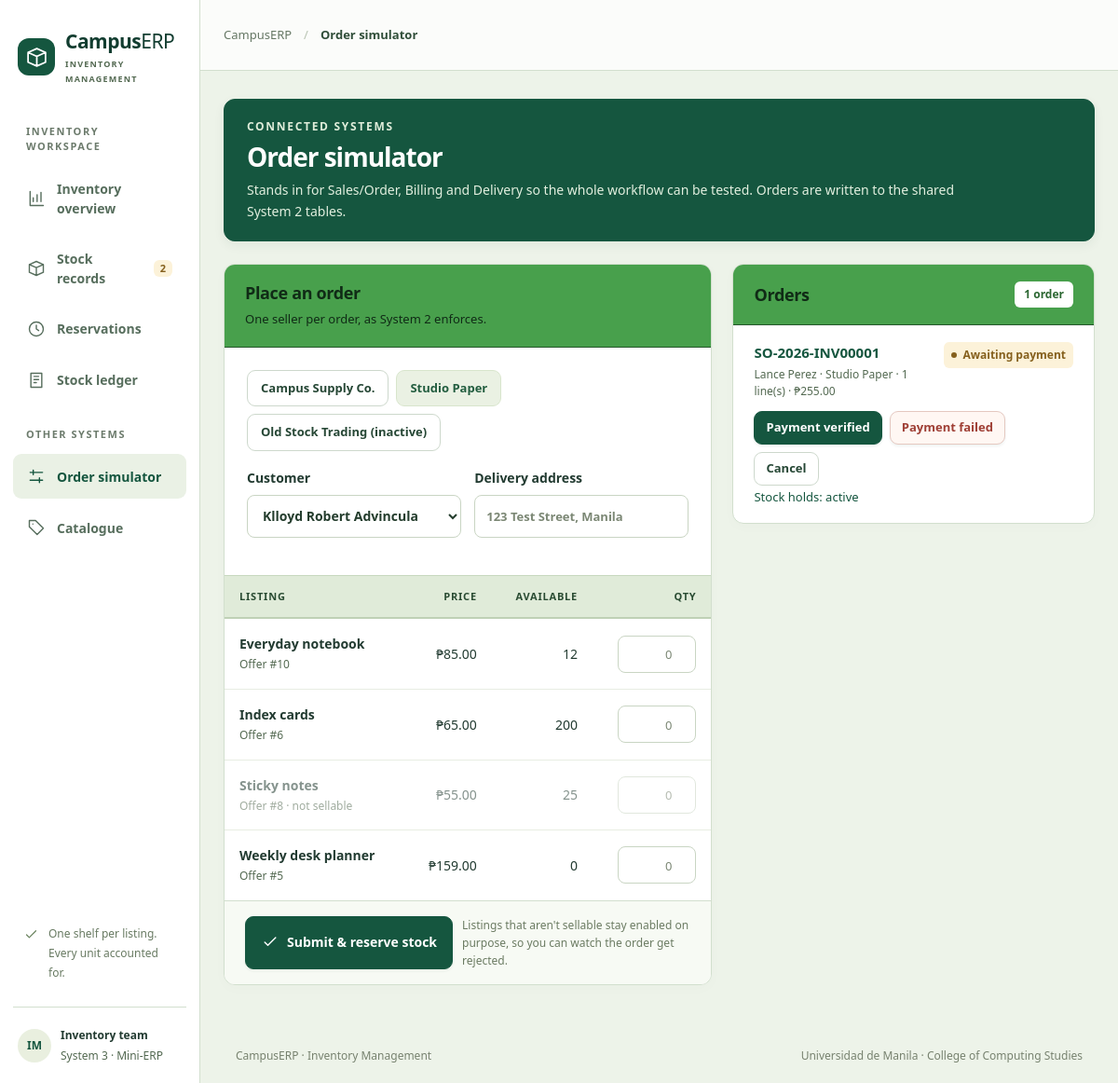
Page /?page=orders&seller=2 on the committed database.
### tables this page shows
CREATE TABLE seller (
  seller_id     INT NOT NULL AUTO_INCREMENT,
  seller_name   VARCHAR(150) NOT NULL,
  contact_email VARCHAR(255) NOT NULL,
  seller_status VARCHAR(20) NOT NULL DEFAULT 'active',
  PRIMARY KEY (seller_id),
  UNIQUE KEY uq_seller_email (contact_email),
  CONSTRAINT chk_seller_status CHECK (seller_status IN ('active','inactive'))
);

CREATE TABLE inventory (
    inventory_id      INT      NOT NULL AUTO_INCREMENT,
    offer_id          INT      NOT NULL,
    seller_id         INT      NOT NULL,
    quantity_on_hand  INT      NOT NULL DEFAULT 0,
    quantity_reserved INT      NOT NULL DEFAULT 0,
    reorder_level     INT      NOT NULL DEFAULT 0,
    created_at        DATETIME NOT NULL DEFAULT CURRENT_TIMESTAMP,
    updated_at        DATETIME NOT NULL DEFAULT CURRENT_TIMESTAMP ON UPDATE CURRENT_TIMESTAMP,
    PRIMARY KEY (inventory_id),
    UNIQUE KEY uq_inventory_offer (offer_id),
     
    CONSTRAINT fk_inventory_offer FOREIGN KEY (offer_id, seller_id)
        REFERENCES seller_offer (offer_id, seller_id),
    CONSTRAINT chk_inventory_on_hand  CHECK (quantity_on_hand >= 0),
    CONSTRAINT chk_inventory_reserved CHECK (quantity_reserved >= 0 AND quantity_reserved <= quantity_on_hand),
    CONSTRAINT chk_inventory_reorder  CHECK (reorder_level >= 0)
);

CREATE TABLE sales_order (
  order_id             INT NOT NULL AUTO_INCREMENT,
  order_number         VARCHAR(30) NOT NULL,
  customer_id          INT NOT NULL,
  seller_id            INT NOT NULL,
  submission_reference VARCHAR(100),
  order_date           DATETIME,
  order_status         VARCHAR(30) NOT NULL DEFAULT 'draft',
  order_total          DECIMAL(12,2) NOT NULL DEFAULT 0,
  recipient_name       VARCHAR(150),
  recipient_contact    VARCHAR(30),
  requested_delivery_address TEXT,
  cancellation_reason  TEXT,
  created_at           DATETIME NOT NULL DEFAULT CURRENT_TIMESTAMP,
  updated_at           DATETIME NOT NULL DEFAULT CURRENT_TIMESTAMP ON UPDATE CURRENT_TIMESTAMP,
  PRIMARY KEY (order_id),
  UNIQUE KEY uq_order_number (order_number),
  UNIQUE KEY uq_submission_reference (submission_reference),   
  UNIQUE KEY uq_order_id_seller (order_id, seller_id),
  CONSTRAINT fk_order_customer FOREIGN KEY (customer_id) REFERENCES customer (customer_id),
  CONSTRAINT fk_order_seller   FOREIGN KEY (seller_id)   REFERENCES seller (seller_id),
  CONSTRAINT chk_order_status CHECK (order_status IN ('draft','pending_stock','awaiting_payment',
    'confirmed','fulfilling','completed','cancellation_pending','cancelled')),
  CONSTRAINT chk_order_total CHECK (order_total >= 0),
  CONSTRAINT chk_submitted_complete CHECK (
    order_status IN ('draft','cancelled') OR (
      order_date IS NOT NULL AND recipient_name IS NOT NULL AND
      recipient_contact IS NOT NULL AND requested_delivery_address IS NOT NULL))
);

CREATE TABLE customer (
  customer_id    INT NOT NULL AUTO_INCREMENT,
  customer_name  VARCHAR(150) NOT NULL,
  email          VARCHAR(255),
  contact_number VARCHAR(30) NOT NULL,
  created_at     DATETIME NOT NULL DEFAULT CURRENT_TIMESTAMP,
  PRIMARY KEY (customer_id)
);

### index.php (called while the page is built, shortened)
<?php
require __DIR__ . '/src/bootstrap.php';
require __DIR__ . '/views/layout.php';

### src/bootstrap.php (called while the page is built, shortened)
<?php
require_once __DIR__ . '/InventoryService.php';
require_once __DIR__ . '/helpers.php';
$config = require __DIR__ . '/../config.php';
function db_connect(array $c, bool $withDatabase = true): PDO
{
    $dsn = "mysql:host={$c['host']};port={$c['port']};charset=utf8mb4";
    if ($withDatabase) {
        $dsn .= ";dbname={$c['name']}";
    }
    return new PDO($dsn, $c['user'], $c['pass'], [
        PDO::ATTR_ERRMODE            => PDO::ERRMODE_EXCEPTION,
        PDO::ATTR_DEFAULT_FETCH_MODE => PDO::FETCH_ASSOC,
        PDO::ATTR_EMULATE_PREPARES   => false,
    ]);
}
try {
    $db = db_connect($config['db']);
} catch (PDOException $e) {
    http_response_code(500);
    $msg = 'Cannot connect to the database "' . $config['db']['name'] . '". '
         . 'Check config.php and run database/install.php (or import schema.sql + seed.sql). '
         . 'Details: ' . $e->getMessage();
    if (PHP_SAPI === 'cli' || str_ends_with($_SERVER['SCRIPT_NAME'] ?? '', 'api.php')) {
        header('Content-Type: application/json');
        exit(json_encode(['success' => false, 'error' => $msg]));
    }
    exit('<pre style="font:14px system-ui;padding:24px;white-space:pre-wrap">' . htmlspecialchars($msg) . '</pre>');
}
$inventory = new InventoryService($db);

### src/InventoryService.php (called while the page is built, shortened)
<?php
class InventoryService
{
    public function stock(array $f = []): array
    {
        [$where, $params] = $this->filters($f, [
            'inventory_id' => 'inventory_id = ?',
            'offer_id'     => 'offer_id = ?',
            'seller_id'    => 'seller_id = ?',
            'product_id'   => 'product_id = ?',
            'status'       => 'stock_status = ?',
        ]);
        if (!empty($f['alerts'])) {
            $where[] = "stock_status IN ('low_stock', 'out_of_stock')";
        }
        $sql = 'SELECT * FROM v_inventory_stock' . ($where ? ' WHERE ' . implode(' AND ', $where) : '')
             . ' ORDER BY ' . (!empty($f['alerts']) ? 'quantity_available, ' : '') . 'product_name, seller_name';
        return $this->fetchAll($sql, $params);
    }
    public function lowStock(): array
    {
        return $this->stock(['alerts' => true]);
    }
    private function filters(array $f, array $map): array
    {
        $where = $params = [];
        foreach ($map as $key => $clause) {
            if (isset($f[$key]) && $f[$key] !== '') {
                $where[]  = $clause;
                $params[] = $f[$key];
            }
        }
        return [$where, $params];
    }
    private function run(string $sql, array $params = []): PDOStatement
    {
        $st = $this->db->prepare($sql);
        $st->execute($params);
        return $st;
    }
    private function fetchAll(string $sql, array $params = []): array
    {
        return $this->run($sql, $params)->fetchAll();
    }
}

### src/actions.php (called while the page is built, shortened)
<?php
function order_events(string $status): array
{
    return match ($status) {
        'awaiting_payment'     => ['payment_success' => 'Payment verified', 'payment_failed' => 'Payment failed', 'cancel' => 'Cancel'],
        'confirmed'            => ['dispatch' => 'Dispatch shipment', 'cancel' => 'Cancel'],
        'fulfilling'           => ['delivered' => 'Delivered', 'delivery_failed' => 'Delivery failed', 'cancel' => 'Cancel'],
        'cancellation_pending' => ['receive_return' => 'Goods received back'],
        default                => [],
    };
}

### views/orders.php (the view, shortened to what this page needs)
<?php
require_once __DIR__ . '/../src/actions.php';
$sellers   = $db->query('SELECT seller_id, seller_name, seller_status FROM seller ORDER BY seller_id')->fetchAll();
$sellerId  = int_in($_GET, 'seller') ?: (int) ($sellers[0]['seller_id'] ?? 0);
$listings  = $inventory->stock(['seller_id' => $sellerId]);
$customers = $db->query('SELECT customer_id, customer_name FROM customer ORDER BY customer_id')->fetchAll();
$orders    = $db->query(
    "SELECT o.order_id, o.order_number, o.order_status, o.order_total, o.created_at, o.cancellation_reason,
            c.customer_name, s.seller_name,
            (SELECT COUNT(*) FROM order_item i WHERE i.order_id = o.order_id) AS line_count,
            (SELECT GROUP_CONCAT(DISTINCT r.reservation_status) FROM stock_reservation r WHERE r.order_id = o.order_id) AS hold_statuses
       FROM sales_order o
       JOIN customer c ON c.customer_id = o.customer_id
       JOIN seller s   ON s.seller_id = o.seller_id
      ORDER BY o.order_id DESC
      LIMIT 50"
)->fetchAll();
?>
<?= page_head('Connected systems', 'Order simulator',
    'Stands in for Sales/Order, Billing and Delivery so the whole workflow can be tested. Orders are written to the shared System 2 tables.') ?>
<div class="grid-2 wide-left">
    <form class="panel" method="post">
        <div class="panel-head"><div><h2>Place an order</h2><p>One seller per order, as System 2 enforces.</p></div></div>
        <div class="panel-body">
            <div class="seller-pick">
                <?php foreach ($sellers as $s): ?>
                    <a class="<?= $s['seller_id'] == $sellerId ? 'active' : '' ?>" href="?page=orders&seller=<?= $s['seller_id'] ?>"><?= h($s['seller_name']) ?><?= $s['seller_status'] !== 'active' ? ' (inactive)' : '' ?></a>
                <?php endforeach; ?>
            </div>
            <div class="row">
                <label>Customer
                    <select name="customer_id"><?php foreach ($customers as $c): ?><option value="<?= $c['customer_id'] ?>"><?= h($c['customer_name']) ?></option><?php endforeach; ?></select>
                </label>
                <label>Delivery address<input name="address" placeholder="123 Test Street, Manila" maxlength="200"></label>
            </div>
        </div>
        <div class="table-wrap">
            <table>
                <thead><tr><th>Listing</th><th class="num">Price</th><th class="num">Available</th><th class="num">Qty</th></tr></thead>
                <tbody>
                <?php foreach ($listings as $l): ?>
                    <tr class="<?= $l['sellable'] ? '' : 'dim' ?>">
                        <td><strong><?= h($l['product_name']) ?></strong><small>Offer #<?= $l['offer_id'] ?><?= $l['sellable'] ? '' : ' · not sellable' ?></small></td>
                        <td class="num"><?= peso($l['selling_price']) ?></td>
                        <td class="num"><?= qty($l['quantity_available']) ?></td>
                        <td class="num"><input class="qty" type="number" min="0" name="qty[<?= $l['offer_id'] ?>]" placeholder="0"></td>
                    </tr>
                <?php endforeach; ?>
                </tbody>
            </table>
        </div>
        <div class="row-form">
            <button class="btn"><?= icon('check') ?>Submit &amp; reserve stock</button>
            <p class="hint" style="margin:0;align-self:center">Listings that aren't sellable stay enabled on purpose, so you can watch the order get rejected.</p>
        </div>
    </form>
    <section class="panel">
        <div class="panel-head"><h2>Orders</h2><span class="result-count"><?= plural(count($orders), 'order') ?></span></div>
        <div class="orders">
            <?php foreach ($orders as $o): ?>
                <div class="order">
                    <div class="order-head">
                        <div><b><?= h($o['order_number']) ?></b>
                            <small><?= h($o['customer_name']) ?> · <?= h($o['seller_name']) ?> · <?= $o['line_count'] ?> line(s) · <?= peso($o['order_total']) ?></small>
                        </div>
                        <?= badge($o['order_status']) ?>
                    </div>
                    <?php if ($events = order_events($o['order_status'])): ?>
                        <div class="order-actions">
                            <?php foreach ($events as $event => $text): ?>
                                <form method="post" class="inline">
                                    <button class="btn btn-sm <?= in_array($event, ['payment_failed', 'delivery_failed'], true) ? 'danger' : (in_array($event, ['cancel'], true) ? 'btn-ghost' : '') ?>"><?= h($text) ?></button>
                                </form>
                            <?php endforeach; ?>
                        </div>
                    <?php endif; ?>
                    <?php if ($o['hold_statuses']): ?><small><a href="?page=reservations&order_id=<?= $o['order_id'] ?>">Stock holds: <?= h(str_replace(',', ', ', $o['hold_statuses'])) ?></a></small><?php endif; ?>
                </div>
            <?php endforeach; ?>
        </div>
    </section>
</div>

### src/helpers.php (shortened to what this page needs)
<?php
function h(mixed $v): string
{
    return htmlspecialchars((string) $v, ENT_QUOTES, 'UTF-8');
}
function label(string $value): string
{
    return ucfirst(str_replace('_', ' ', $value));
}
function badge(string $status): string
{
    return '<span class="badge ' . h($status) . '"><span class="status-dot"></span>' . h(label($status)) . '</span>';
}
function icon(string $name, string $class = ''): string
{
    static $paths = [
        'chart'    => 'M4 3v18h17 M8 16v-5 M13 16V7 M18 16V4',
        'orders'   => 'M4 5h16v16H4z M8 5V3h8v2 M8 10h8 M8 14h8 M8 18h5',
        'plus'     => 'M12 5v14 M5 12h14',
        'arrow'    => 'M5 12h14 M14 7l5 5-5 5',
        'box'      => 'm3 7 9-4 9 4v10l-9 4-9-4z M3 7l9 4 9-4 M12 11v10',
        'check'    => 'm5 12 4 4 10-10',
        'card'     => 'M3 5h18v14H3z M3 9h18 M7 15h4',
        'truck'    => 'M2 6h12v12H2z M14 10h4l4 4v4h-8 M5 18a2 2 0 1 0 4 0 M16 18a2 2 0 1 0 4 0',
        'search'   => 'M10 3a7 7 0 1 0 0 14 7 7 0 0 0 0-14 M15 15l6 6',
        'chevron'  => 'm9 5 7 7-7 7',
        'clock'    => 'M12 3a9 9 0 1 0 0 18 9 9 0 0 0 0-18 M12 7v5l3 2',
        'alert'    => 'm12 3 10 18H2z M12 9v5 M12 17h.01',
        'refresh'  => 'M20 7V3l-4 4 M20 7a9 9 0 1 0 1 8',
        'back'     => 'M19 12H5 M10 7l-5 5 5 5',
        'settings' => 'M4 7h16 M4 17h16 M8 4v6 M16 14v6',
        'user'     => 'M12 3a4 4 0 1 0 0 8 4 4 0 0 0 0-8 M4 21v-3a8 8 0 0 1 16 0v3',
        'tag'      => 'M3 3h8l10 10-8 8L3 11z M7.5 7.5h.01',
        'ledger'   => 'M5 3h14v18H5z M9 7h6 M9 11h6 M9 15h3',
    ];
    return '<svg class="icon ' . h($class) . '" viewBox="0 0 24 24" fill="none" stroke="currentColor" stroke-width="1.7"'
         . ' stroke-linecap="round" stroke-linejoin="round" aria-hidden="true"><path d="' . ($paths[$name] ?? $paths['box']) . '"/></svg>';
}
function page_head(string $eyebrow, string $title, string $intro, string $aside = ''): string
{
    return '<header class="page-head"><div><div class="eyebrow">' . h(strtoupper($eyebrow)) . '</div><h1>' . h($title)
         . '</h1><p>' . h($intro) . '</p></div>' . $aside . '</header>';
}
function qty(int|float|string $n): string
{
    return number_format((float) $n);
}
function plural(int $n, string $word): string
{
    return number_format($n) . ' ' . $word . ($n === 1 ? '' : 's');
}
function peso(int|float|string $n): string
{
    return '₱' . number_format((float) $n, 2);
}
function int_in(array $src, string $key): int
{
    return (int) ($src[$key] ?? 0);
}

### rows in the picture
seller: seller_name "Campus Supply Co."
seller: seller_name "Studio Paper"
seller: seller_name "Old Stock Trading", seller_status "(inactive)"
inventory: product_name "Everyday notebook", offer "10", selling_price "₱85.00", quantity_available "12"
inventory: product_name "Index cards", offer "6", selling_price "₱65.00", quantity_available "200"
inventory: product_name "Sticky notes", offer "8", shows "· not sellable", selling_price "₱55.00", quantity_available "25"
inventory: product_name "Weekly desk planner", offer "5", selling_price "₱159.00", quantity_available "0"
sales_order: order_number "SO-2026-INV00001", customer.customer_name "Lance Perez", seller.seller_name "Studio Paper", line_count "1", order_total "₱255.00", order_status "Awaiting payment", order_status "Payment verified", order_status "Payment failed", order_status "Cancel", hold_statuses "active"

### other values in the picture
$title "Inventory overview"
$title "Stock records"
$title "Reservations"
$title "Stock ledger"
$title "Order simulator"
$title "Catalogue"
$pages[$page][0] "Order simulator"
$eyebrow "CONNECTED SYSTEMS"
$intro "Stands in for Sales/Order, Billing and Delivery so the whole workflow can be tested. Orders are written to the shared System 2 tables."
plural(count($orders), 'order') "1 order"
form field customer_id "Klloyd Robert Advincula"
